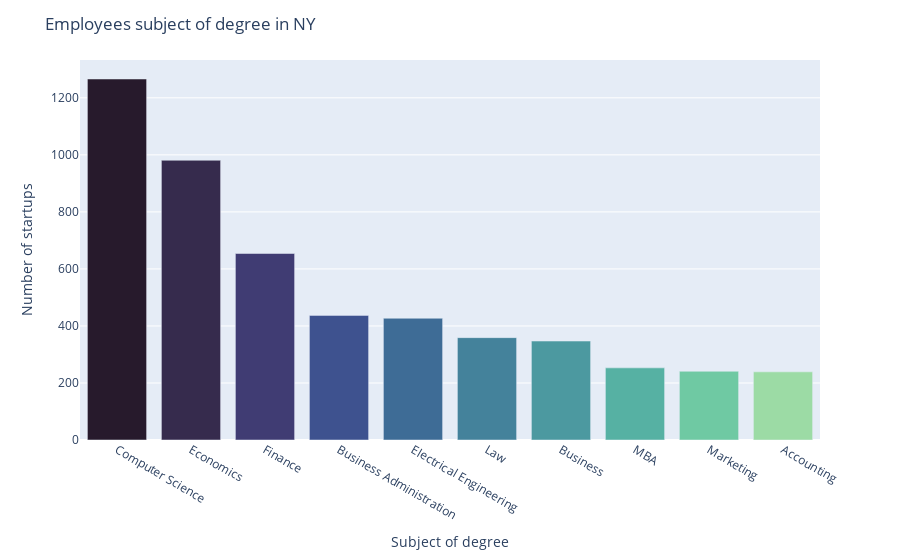

Notebook code for this chart:
### Code cell
subject_counts_NY = founders_NY['subject'].value_counts()
df_subject_counts_NY = pd.DataFrame({'subject': subject_counts_NY.index, 'count': subject_counts_NY.values})
df_subject_counts_NY =df_subject_counts_NY[0:10]

fig = px.bar(df_subject_counts_NY, x='subject', y='count')
fig.update_layout(
    title='Employees subject of degree in NY',
    xaxis_title='Subject of degree',
    yaxis_title='Number of startups'
)
fig.update_traces(marker_color=px.colors.sequential.deep[::-1], width=0.8)

fig.show()

### Figure 1 — Plotly figure (JSON) as saved in the notebook; plotly's stock layout.template omitted (floating-point values rounded to 4 significant figures)
{"data": [{"alignmentgroup": "True", "hovertemplate": "subject=%{x}<br>count=%{y}<extra></extra>", "legendgroup": "", "marker": {"color": ["rgb(39, 26, 44)", "rgb(54, 43, 77)", "rgb(64, 60, 115)", "rgb(62, 82, 143)", "rgb(62, 108, 150)", "rgb(68, 130, 155)", "rgb(76, 153, 160)", "rgb(86, 177, 163)", "rgb(111, 201, 163)", "rgb(156, 219, 165)", "rgb(206, 236, 179)", "rgb(253, 253, 204)"], "pattern": {"shape": ""}}, "name": "", "offsetgroup": "", "orientation": "v", "showlegend": false, "textposition": "auto", "type": "bar", "width": 0.8, "x": ["Computer Science", "Economics", "Finance", "Business Administration", "Electrical Engineering", "Law", "Business", "MBA", "Marketing", "Accounting"], "xaxis": "x", "y": [1266, 981, 654, 437, 427, 359, 347, 253, 241, 239], "yaxis": "y"}], "layout": {"barmode": "relative", "legend": {"tracegroupgap": 0}, "margin": {"t": 60}, "title": {"text": "Employees subject of degree in NY"}, "xaxis": {"anchor": "y", "domain": [0, 1], "title": {"text": "Subject of degree"}}, "yaxis": {"anchor": "x", "domain": [0, 1], "title": {"text": "Number of startups"}}}}
